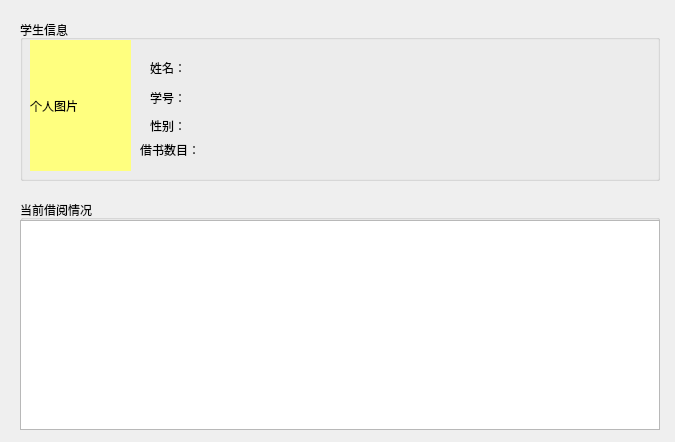
<?xml version="1.0" encoding="UTF-8"?>
<ui version="4.0">
 <class>Student</class>
 <widget class="QDialog" name="Student">
  <property name="geometry">
   <rect>
    <x>0</x>
    <y>0</y>
    <width>675</width>
    <height>442</height>
   </rect>
  </property>
  <property name="windowTitle">
   <string>Dialog</string>
  </property>
  <widget class="QGroupBox" name="groupBox">
   <property name="geometry">
    <rect>
     <x>20</x>
     <y>20</y>
     <width>640</width>
     <height>161</height>
    </rect>
   </property>
   <property name="title">
    <string>学生信息</string>
   </property>
   <widget class="QLabel" name="label">
    <property name="geometry">
     <rect>
      <x>10</x>
      <y>20</y>
      <width>101</width>
      <height>131</height>
     </rect>
    </property>
    <property name="styleSheet">
     <string notr="true">background-color: rgb(255, 255, 127);</string>
    </property>
    <property name="text">
     <string>个人图片</string>
    </property>
   </widget>
   <widget class="QLabel" name="label_2">
    <property name="geometry">
     <rect>
      <x>130</x>
      <y>40</y>
      <width>41</width>
      <height>16</height>
     </rect>
    </property>
    <property name="text">
     <string>姓名：</string>
    </property>
   </widget>
   <widget class="QLabel" name="label_3">
    <property name="geometry">
     <rect>
      <x>130</x>
      <y>70</y>
      <width>31</width>
      <height>16</height>
     </rect>
    </property>
    <property name="text">
     <string>学号：</string>
    </property>
   </widget>
   <widget class="QLabel" name="label_4">
    <property name="geometry">
     <rect>
      <x>170</x>
      <y>40</y>
      <width>121</width>
      <height>16</height>
     </rect>
    </property>
    <property name="text">
     <string/>
    </property>
   </widget>
   <widget class="QLabel" name="label_5">
    <property name="geometry">
     <rect>
      <x>170</x>
      <y>70</y>
      <width>121</width>
      <height>16</height>
     </rect>
    </property>
    <property name="text">
     <string/>
    </property>
   </widget>
   <widget class="QLabel" name="label_6">
    <property name="geometry">
     <rect>
      <x>130</x>
      <y>100</y>
      <width>54</width>
      <height>12</height>
     </rect>
    </property>
    <property name="text">
     <string>性别：</string>
    </property>
   </widget>
   <widget class="QLabel" name="label_7">
    <property name="geometry">
     <rect>
      <x>170</x>
      <y>100</y>
      <width>121</width>
      <height>16</height>
     </rect>
    </property>
    <property name="text">
     <string/>
    </property>
   </widget>
   <widget class="QLabel" name="label_8">
    <property name="geometry">
     <rect>
      <x>120</x>
      <y>120</y>
      <width>71</width>
      <height>20</height>
     </rect>
    </property>
    <property name="text">
     <string>借书数目：</string>
    </property>
   </widget>
   <widget class="QLabel" name="label_9">
    <property name="geometry">
     <rect>
      <x>180</x>
      <y>120</y>
      <width>121</width>
      <height>16</height>
     </rect>
    </property>
    <property name="text">
     <string/>
    </property>
   </widget>
  </widget>
  <widget class="QGroupBox" name="groupBox_2">
   <property name="geometry">
    <rect>
     <x>20</x>
     <y>200</y>
     <width>640</width>
     <height>230</height>
    </rect>
   </property>
   <property name="title">
    <string>当前借阅情况</string>
   </property>
   <widget class="QTableView" name="BookTableView">
    <property name="geometry">
     <rect>
      <x>0</x>
      <y>20</y>
      <width>640</width>
      <height>210</height>
     </rect>
    </property>
   </widget>
  </widget>
 </widget>
 <resources/>
 <connections/>
</ui>
